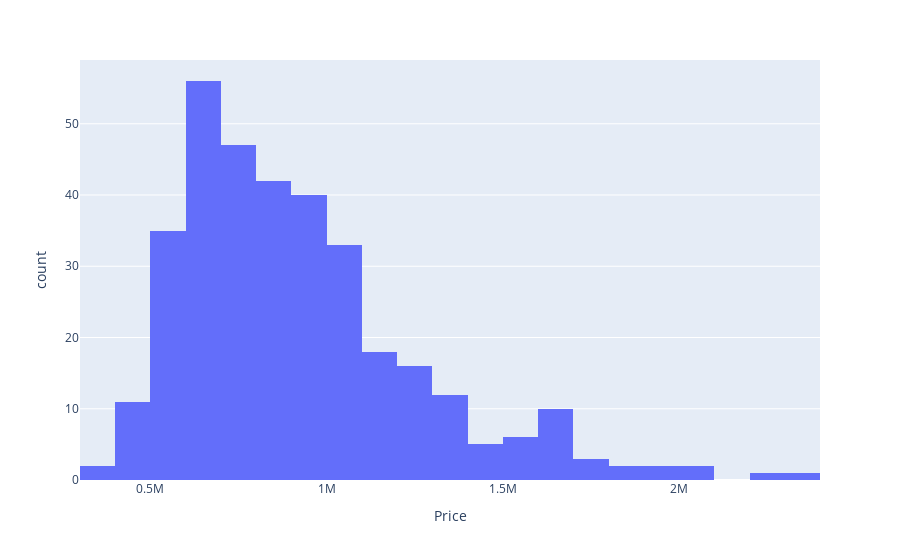

This figure's notebook cell:
### Markdown cell above
# Histogram to view data distribution of choropleth map

### Code cell
hist = px.histogram(msd, x = "Price")
hist.show()

### Figure 1 — Plotly figure (JSON) as saved in the notebook; plotly's stock layout.template omitted (floating-point values rounded to 4 significant figures; data arrays with more than 128 entries replaced by an {"elided": "..."} marker saying what was removed)
{"data": [{"alignmentgroup": "True", "bingroup": "x", "hovertemplate": "Price=%{x}<br>count=%{y}<extra></extra>", "legendgroup": "", "marker": {"color": "#636efa", "pattern": {"shape": ""}}, "name": "", "offsetgroup": "", "orientation": "v", "showlegend": false, "type": "histogram", "x": {"elided": "350 float values"}, "xaxis": "x", "yaxis": "y"}], "layout": {"barmode": "relative", "legend": {"tracegroupgap": 0}, "margin": {"t": 60}, "xaxis": {"anchor": "y", "domain": [0, 1], "title": {"text": "Price"}}, "yaxis": {"anchor": "x", "domain": [0, 1], "title": {"text": "count"}}}}
